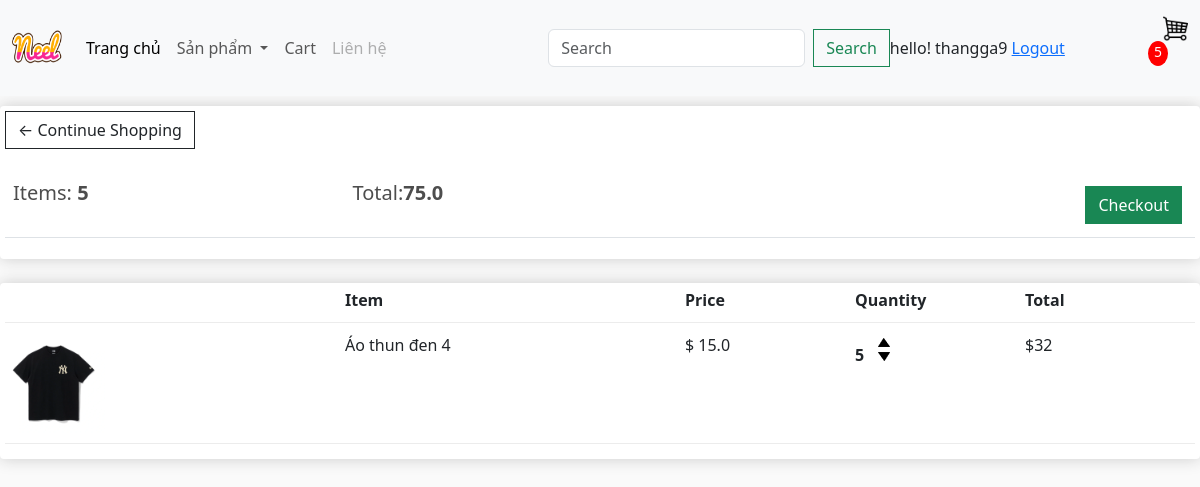
/cart/ (signed in), run on the app's committed database.
### app/models.py (models this page shows, shortened)
class Order(models.Model):
    customer = models.ForeignKey(Customer,on_delete=models.SET_NULL,blank=True, null=True)
    date_order = models.DateTimeField(auto_now_add=True)
    complete = models.BooleanField(default=False,null=True,blank=False)
    transaction_id = models.CharField(max_length=200, null=True , default=uuid.uuid4, editable=False)
    @property
    def get_cart_items(self):
        orderitems = self.orderitem_set.all()
        total = sum([item.quantity for item in orderitems])
        return total
    @property
    def get_cart_total(self):
        orderitems = self.orderitem_set.all()
        total = sum([item.get_total for item in orderitems])
        return total

class OrderItem(models.Model):
    product = models.ForeignKey(Product,on_delete=models.SET_NULL,blank=True,null=True)
    order = models.ForeignKey(Order,on_delete=models.SET_NULL,blank=True,null=True)
    quantity = models.IntegerField(default=0, null=True, blank=False)
    date_added = models.DateTimeField(auto_now_add=True)
    @property
    def get_total(self):
        total = self.product.price * self.quantity
        return total

class Product(models.Model):
    name = models.CharField(max_length=200, null=True)
    price = models.FloatField(max_length=200, null=True)
    product_type = models.ForeignKey(ProductType, on_delete=models.CASCADE, null=True)
    image = models.ImageField(null=True, blank=True)
    @property
    def ImageURL(self):
        try:
            url = self.image.url
        except:
            url = ''
        return url

### app/views.py (the view)
# urls.py: path('cart/',views.cart, name="cart"),
def cart(request):
    if request.user.is_authenticated:
        customer = request.user.customer
        order, create = Order.objects.get_or_create(customer = customer, complete = False)
        items = order.orderitem_set.all()
        cartItems = order.get_cart_items
        user_login = 'show'
        user_not_login ='hidden'
    else:
        items = []
        order = {'order.get_cart_items':0,'order.get_cart_total' : 0}
        cartItems = order['get_cart_item']
        user_login = 'hidden'
        user_not_login ='show'
    context={'items':items,'order':order,'cartItems':cartItems,'user_login':user_login,'user_not_login':user_not_login}
    return render(request, 'app/cart.html', context)

### app/templates/app/cart.html
{% extends 'app/base.html' %}
{% load static %}
{% block cart_content %}
<div class="row">
	<div class="col-lg-12">
		<div class="box-element">
			<a  class="btn btn-outline-dark" href="{% url 'home' %}">&#x2190; Continue Shopping</a>
			<br>
			<br>
			<table class="table">
				<tr>
					<th><h5>Items: <strong>{{order.get_cart_items}}</strong></h5></th>
					<th><h5>Total:<strong>{{order.get_cart_total}}</strong></h5></th>
					<th>
						<a  style="float:right; margin:5px;" class="btn btn-success" href="{% url 'checkout' %}">Checkout</a>
					</th>
				</tr>
			</table>
		</div>
		<br>
		<div class="box-element">
			<div class="cart-row">
				<div style="flex:2"></div>
				<div style="flex:2"><strong>Item</strong></div>
				<div style="flex:1"><strong>Price</strong></div>
				<div style="flex:1"><strong>Quantity</strong></div>
				<div style="flex:1"><strong>Total</strong></div>
			</div>
			{% for item in items %}
			<div class="cart-row">
				<div style="flex:2"><img class="row-image" src="{{item.product.ImageURL}}"></div>
				<div style="flex:2"><p>{{item.product.name}}</p></div>
				<div style="flex:1"><p>$ {{item.product.price}}</p></div>
				<div style="flex:1">
					<p class="quantity">{{item.quantity}}</p>
					<div class="quantity">
						<img data-product={{item.product.id}} data-action='add' class="chg-quantity update-cart" src="{% static  'app/images/arrow-up.png' %}">
						<img data-product={{item.product.id}} data-action='remove' class="chg-quantity update-cart" src="{% static  'app/images/arrow-down.png' %}">
					</div>
				</div>
				<div style="flex:1"><p>$32</p></div>
			</div>
			{% endfor %}
		</div>
	</div>
</div>
{% endblock cart_content %}

### app/templates/app/base.html (shortened to what this page needs)
{% load static %}
<!DOCTYPE html>
<html>
    <head>
        <link rel="stylesheet" href="">
        <link href="https://cdn.jsdelivr.net/npm/bootstrap@5.3.3/dist/css/bootstrap.min.css" rel="stylesheet">
        <link href-"{%static 'app/css/style.css' %}" rel="stylesheet"/>
        <link href-"{%static 'app/css/owl.carousel.min.css' %}" rel="stylesheet"/>
        <link href-"{%static 'app/css/all.min.css' %}" rel="stylesheet"/>
        <link rel="stylesheet" type="text/css" href="{% static "app/css/main.css" %}"/>
    </head>
    <body>
        <nav class="navbar navbar-expand-lg bg-body-tertiary">
            <div class="container-fluid">
              <a class="navbar-brand" href="{% url 'home' %}">
                 <img src="{%static 'app/images/Neel.png' %}" width="50" height="70"/>
              </a>
              <div class="collapse navbar-collapse" id="navbarSupportedContent">
                <ul class="navbar-nav me-auto mb-2 mb-lg-0">
                  <li class="nav-item">
                    <a class="nav-link active" aria-current="page" href="{% url 'home' %}">Trang chủ</a>
                  </li>
                  <li class="nav-item dropdown">
                    <a class="nav-link dropdown-toggle" href="#" role="button" data-bs-toggle="dropdown" aria-expanded="false">
                      Sản phẩm
                    </a>
                  </li>
                  <li class="nav-item">
                    <a class="nav-link" href="{% url 'cart' %}">Cart</a>
                  </li>
                  <li class="nav-item">
                    <a class="nav-link disabled" href="#">Liên hệ</a>
                  </li>
                </ul>
                <form class="d-flex" role="search" method="POST" action = "{% url 'search' %}" style="visibility: {{search_bar}}">
                  <input class="form-control me-2" type="search" placeholder="Search" aria-label="Search" name="searched">
                  <button class="btn btn-outline-success" type="submit">Search</button>
                </form>
              </div>
                <div class="'form-inline my-2 my-lg-0" style="visibility: {{user_login}}" >
                  <span>hello! {{request.user}}</span>
                  <span><a href="{% url 'logout' %}">Logout</a></span>
                </div>
              <div class="'form-inline my-2 my-lg-0" style="visibility: {{search_bar}}">
                <a href="{% url 'cart' %}">
                  <img id="cart-icon" src="{% static 'app/images/gio.png' %}" >
                </a>
                <p id="cart-total" id="cart-icon">{{cartItems}}</p>
              </div>
            </div>
          </nav>
        {% block cart_content %}{% endblock cart_content %}
    </body>
</html>

### app/static/app/css/main.css (style rules this page uses)
body { background-color: hsl(0, 0%, 98%); }
h1,h2,h3,h4,h5,h6 { color:hsl(0, 0%, 30%); }
.box-element { box-shadow:hsl(0, 0%, 80%) 0 0 16px; background-color: #fff; border-radius: 4px; padding: 5px; }
#cart-icon { width:25px; display: inline-block; margin-left: 15px; }
#cart-total { display: block; text-align: center; color:#fff; background-color: red; width: 20px; height: 25px; border-radius: 50%; font-size: 14px; }
.col-lg-3, .col-lg-4, .col-lg-6, .col-lg-8, .col-lg-12 { margin-top: 10px; }
.btn { border-radius: 0; }
.row-image { width: 100px; }
.cart-row { display: flex; align-items: flex-stretch; padding-bottom: 10px; margin-bottom: 10px; border-bottom: 1px solid #ececec; }
.quantity { display: inline-block; font-weight: 700; padding-right:10px; }
.chg-quantity { width: 12px; cursor: pointer; display: block; margin-top: 5px; transition:.1s; }

### data on the page
Order: get_cart_items "5", get_cart_total "75.0"
OrderItem: product.ImageURL (picture), product.name "Áo thun đen 4", product.price "15.0", quantity "5"

### other printed values
{{ request.user }} "thangga9"
{{ cartItems }} "5"
